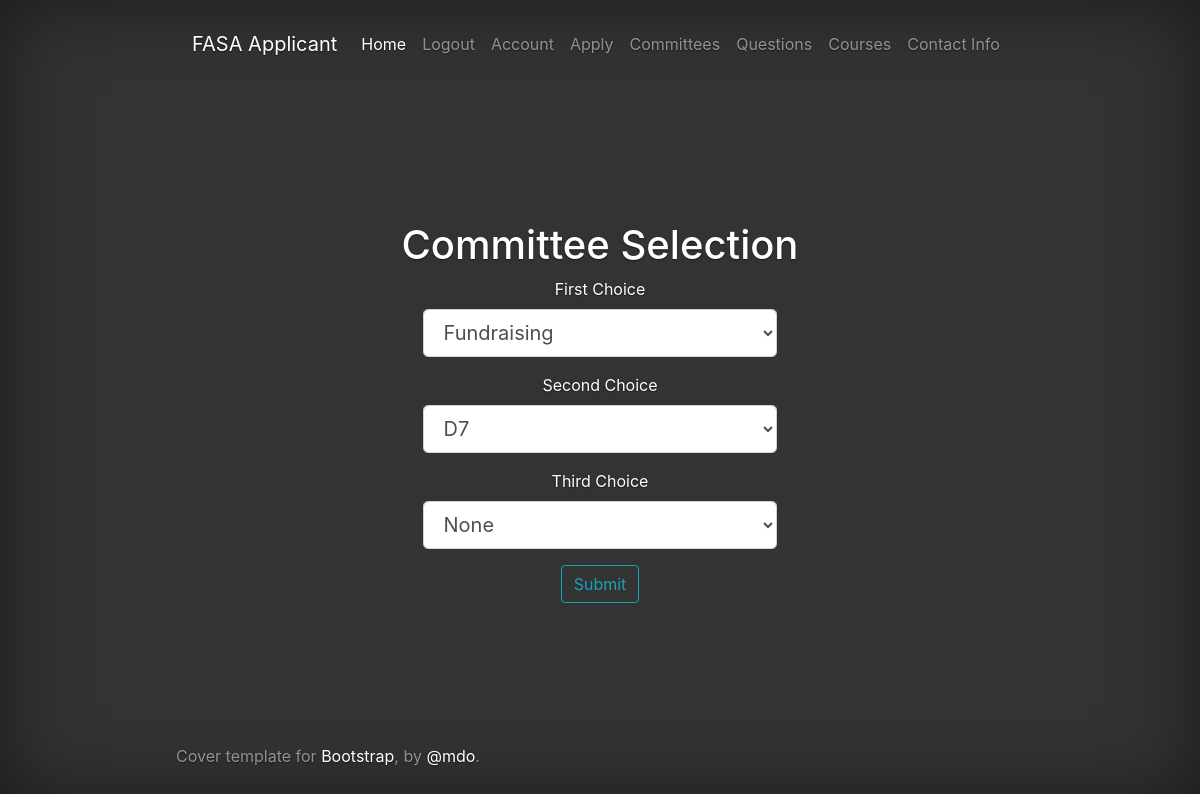
The page /committees (signed in) on the database its author committed.
### run.py (models this page shows, shortened)
class CommitteeData(committee_db.Model):
    id = committee_db.Column(committee_db.Integer, primary_key = True)
    email = committee_db.Column(committee_db.String(100), nullable = False, unique = True)
    first_choice = committee_db.Column(committee_db.String(100))
    second_choice = committee_db.Column(committee_db.String(100))
    third_choice = committee_db.Column(committee_db.String(100))

### run.py (the view)
@app.route("/committees", methods = ['GET', 'POST'])
@login_required
def committees():
    form = CommitteesForm()
    if form.validate_on_submit():
        CommitteeData.query.filter_by(email = current_user.email).delete()
        data_committee = CommitteeData(email = current_user.email, first_choice = form.first_choice.data, second_choice = form.second_choice.data, third_choice = form.third_choice.data)
        committee_db.session.add(data_committee)
        committee_db.session.commit()
        flash("Success", "success")
        return redirect(url_for("hello"))
    elif request.method == "GET":
        user = CommitteeData.query.filter_by(email = current_user.email).first()
        if (user is not None):
            form.first_choice.data = user.first_choice
            form.second_choice.data = user.second_choice
            form.third_choice.data = user.third_choice
    return render_template("committees.html", form = form)

### run.py
class CommitteesForm(FlaskForm):
    first_choice = SelectField('First Choice', choices = [("First Choice", "First Choice"), ("Fundraising", "Fundraising"), ("Hospitality", "Hospitality"), ("D7", "D7"), ("Promo", "Promo"), ("Events", "Events"), ("Web", "Web"), ("Service", "Service"), ("Culture", "Culture"), ("Sports", "Sports"), ("None", "None")])
    second_choice = SelectField('Second Choice', choices = [("Second Choice", "Second Choice"), ("Fundraising", "Fundraising"), ("Hospitality", "Hospitality"), ("D7", "D7"), ("Promo", "Promo"), ("Events", "Events"), ("Web", "Web"), ("Service", "Service"), ("Culture", "Culture"), ("Sports", "Sports"), ("None", "None")])
    third_choice = SelectField('Third Choice', choices = [("Third Choice", "Third Choice"), ("Fundraising", "Fundraising"), ("Hospitality", "Hospitality"), ("D7", "D7"), ("Promo", "Promo"), ("Events", "Events"), ("Web", "Web"), ("Service", "Service"), ("Culture", "Culture"), ("Sports", "Sports"), ("None", "None")])
    submit = SubmitField('Submit')

### run.py (called while the page is built)
@login_manager.user_loader
def load_user(user_id):
    return User.query.get(int(user_id))

### templates/committees.html (shortened to what this page needs)
{% extends "layout.html" %}
{% block content %}
    <center>
    <h1>Committee Selection</h1>
    <form class = "needs-validation" method = "POST">
        <div class = "col-md-6 mb-3">
            {{ form.first_choice.label(class = "form-control-label") }}
            {% if form.first_choice.errors %}
              {{ form.first_choice(class = "form-control form-control-lg is-invalid")}}
              <div class = "invalid-feedback">
                {% for error in form.first_choice.errors %}
                  <span>{{ error }}</span>
                {% endfor %}
              </div>
            {% else %}
              {{ form.first_choice(class = "form-control form-control-lg")}}
            {% endif %}
        </div>
        <div class = "col-md-6 mb-3">
            {{ form.second_choice.label(class = "form-control-label") }}
            {% if form.second_choice.errors %}
              {{ form.second_choice(class = "form-control form-control-lg is-invalid")}}
              <div class = "invalid-feedback">
                {% for error in form.second_choice.errors %}
                  <span>{{ error }}</span>
                {% endfor %}
              </div>
            {% else %}
              {{ form.second_choice(class = "form-control form-control-lg")}}
            {% endif %}
        </div>
        <div class = "col-md-6 mb-3">
            {{ form.third_choice.label(class = "form-control-label") }}
            {% if form.third_choice.errors %}
              {{ form.third_choice(class = "form-control form-control-lg is-invalid")}}
              <div class = "invalid-feedback">
                {% for error in form.third_choice.errors %}
                  <span>{{ error }}</span>
                {% endfor %}
              </div>
            {% else %}
              {{ form.third_choice(class = "form-control form-control-lg")}}
            {% endif %}
        </div>
        <div class = "form-group">
                {{ form.submit(class = "btn btn-outline-info")}}
          </div>
    </form>
        </center>
{% endblock content %}

### static/main.css (style rules this page uses)
html, body { height: 100%; background-color: #333; }
body { display: -ms-flexbox; display: -webkit-box; display: flex; -ms-flex-pack: center; -webkit-box-pack: center; justify-content: center; color: #fff; text-shadow: 0 .05rem .1rem rgba(0, 0, 0, .5); box-shadow: inset 0 0 5rem rgba(0, 0, 0, .5); }

### rows shown on the page
CommitteeData: first_choice "Fundraising", second_choice "D7", third_choice "None"
